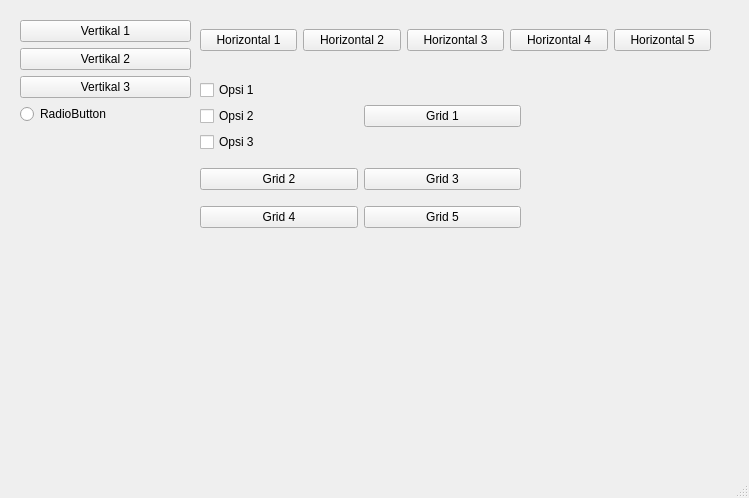
<?xml version="1.0" encoding="UTF-8"?>
<ui version="4.0">
 <class>MainWindow</class>
 <widget class="QMainWindow" name="MainWindow">
  <property name="geometry">
   <rect>
    <x>0</x>
    <y>0</y>
    <width>749</width>
    <height>498</height>
   </rect>
  </property>
  <property name="windowTitle">
   <string>MainWindow</string>
  </property>
  <widget class="QWidget" name="centralwidget">
   <widget class="QWidget" name="">
    <property name="geometry">
     <rect>
      <x>20</x>
      <y>20</y>
      <width>171</width>
      <height>141</height>
     </rect>
    </property>
    <layout class="QVBoxLayout" name="verticalLayout">
     <item>
      <widget class="QPushButton" name="pushButton">
       <property name="text">
        <string>Vertikal 1</string>
       </property>
      </widget>
     </item>
     <item>
      <widget class="QPushButton" name="pushButton_2">
       <property name="text">
        <string>Vertikal 2</string>
       </property>
      </widget>
     </item>
     <item>
      <widget class="QPushButton" name="pushButton_3">
       <property name="text">
        <string>Vertikal 3</string>
       </property>
      </widget>
     </item>
     <item>
      <widget class="QRadioButton" name="radioButton">
       <property name="text">
        <string>RadioButton</string>
       </property>
      </widget>
     </item>
     <item>
      <spacer name="verticalSpacer">
       <property name="orientation">
        <enum>Qt::Vertical</enum>
       </property>
       <property name="sizeHint" stdset="0">
        <size>
         <width>20</width>
         <height>40</height>
        </size>
       </property>
      </spacer>
     </item>
    </layout>
   </widget>
   <widget class="QWidget" name="">
    <property name="geometry">
     <rect>
      <x>200</x>
      <y>20</y>
      <width>511</width>
      <height>41</height>
     </rect>
    </property>
    <layout class="QHBoxLayout" name="horizontalLayout">
     <item>
      <widget class="QPushButton" name="pushButton_6">
       <property name="text">
        <string>Horizontal 1</string>
       </property>
      </widget>
     </item>
     <item>
      <widget class="QPushButton" name="pushButton_5">
       <property name="text">
        <string>Horizontal 2</string>
       </property>
      </widget>
     </item>
     <item>
      <widget class="QPushButton" name="pushButton_4">
       <property name="text">
        <string>Horizontal 3</string>
       </property>
      </widget>
     </item>
     <item>
      <widget class="QPushButton" name="pushButton_8">
       <property name="text">
        <string>Horizontal 4</string>
       </property>
      </widget>
     </item>
     <item>
      <widget class="QPushButton" name="pushButton_7">
       <property name="text">
        <string>Horizontal 5</string>
       </property>
      </widget>
     </item>
    </layout>
   </widget>
   <widget class="QWidget" name="">
    <property name="geometry">
     <rect>
      <x>200</x>
      <y>70</y>
      <width>321</width>
      <height>171</height>
     </rect>
    </property>
    <layout class="QGridLayout" name="gridLayout">
     <item row="0" column="1">
      <widget class="QPushButton" name="pushButton_12">
       <property name="text">
        <string>Grid 1</string>
       </property>
      </widget>
     </item>
     <item row="1" column="0">
      <widget class="QPushButton" name="pushButton_10">
       <property name="text">
        <string>Grid 2</string>
       </property>
      </widget>
     </item>
     <item row="1" column="1">
      <widget class="QPushButton" name="pushButton_11">
       <property name="text">
        <string>Grid 3</string>
       </property>
      </widget>
     </item>
     <item row="2" column="0">
      <widget class="QPushButton" name="pushButton_14">
       <property name="text">
        <string>Grid 4</string>
       </property>
      </widget>
     </item>
     <item row="2" column="1">
      <widget class="QPushButton" name="pushButton_13">
       <property name="text">
        <string>Grid 5</string>
       </property>
      </widget>
     </item>
     <item row="0" column="0">
      <layout class="QVBoxLayout" name="verticalLayout_2">
       <item>
        <widget class="QCheckBox" name="checkBox">
         <property name="text">
          <string>Opsi 1</string>
         </property>
        </widget>
       </item>
       <item>
        <widget class="QCheckBox" name="checkBox_3">
         <property name="text">
          <string>Opsi 2</string>
         </property>
        </widget>
       </item>
       <item>
        <widget class="QCheckBox" name="checkBox_2">
         <property name="text">
          <string>Opsi 3</string>
         </property>
        </widget>
       </item>
      </layout>
     </item>
    </layout>
   </widget>
  </widget>
  <widget class="QMenuBar" name="menubar">
   <property name="geometry">
    <rect>
     <x>0</x>
     <y>0</y>
     <width>749</width>
     <height>21</height>
    </rect>
   </property>
  </widget>
  <widget class="QStatusBar" name="statusbar"/>
 </widget>
 <resources/>
 <connections/>
</ui>
